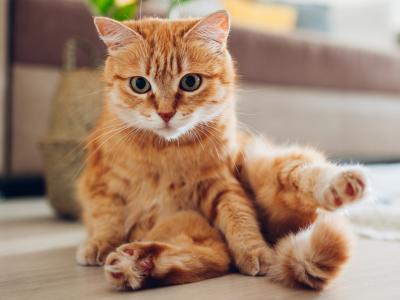
#> input picture Tareas/Tarea1/img1.jpg, 400 x 300 px
$ jupyter execute Tarea1.ipynb
#> lines starting #> are read from the running program, lines starting #| are printed output that depends on the picture; after the words box and inside, x2 and y2 are one past the last pixel; in counts of white or black regions, pixels touching at a corner belong together
<h1 style="font-size:300%; background-color:powderblue; color:red; text-align:center; line-height : 60px;">
Tarea 1</h1>
<h3>Luis Carlos Diaz Fajardo</h3>
<h3>Diego Godoy</h3>

<h3>3.Desarrollar una función para rotar de imágenes, cuyo parámetro de entrada sea el ángulo de rotación y cuya salida sea la imagen rotada y debidamente interpolada.</h3>
<p>Para rotar las imagenes se usa la formula:</p>
<br>
$\left[ \begin{array}{c} x' \\ y' \end{array} \right] =
\left[ \begin{array}{cc} cos(\theta) & -sin(\theta) \\ sin(\theta) & cos(\theta) \end{array} \right]
\left[ \begin{array}{c} x \\ y \end{array} \right]$
<br>
<p>Donde a cada pixel se le asigna una nueva posición, debido a la naturaleza continua de las funciones trigonométricas algunos pixeles de la imagen de salida quedan vacios.</p>
<table>
    <tr>
        <th style="font-size:18px; text-align:center">Imagen original</th>
        <th style="font-size:18px; text-align:center">Sin interpolación</th>
    </tr>
    <tr>
        <td></td>
        <td></td>
    </tr>
</table>
<p>Para solucionar este inconveniente es preciso interpolar los espacios vacios, para estó se implementan dos interpolaciones. En primer lugar la interpolacion de vecino cercano asigna el valor del pixel mas cercano al espacio vacio, por otro lado la interpolación bilineal toma los cuatro pixeles que están alrededor del espacio vacio y realiza un promedio.</p>
<table>
    <tr>
        <th style="font-size:18px; text-align:center">Interpolación de vecino cercano</th>
        <th style="font-size:18px; text-align:center">Interpolación bilineal</th>
    </tr>
    <tr>
        <td></td>
        <td></td>
    </tr>
</table>
<p>A primera vista no hay mucha diferencia entre ellas, pero al hacer un acercamiento se puede ver que para el caso del vecino cercano la imagen es algo pixelada y los contornos no son suaves, en cambio para la imagen con interpolación lineal se pueden ver contornos suaves y el pixelado no es tan notorio.</p>
<table width="700" border="1" text-align="center">
    <tr>
        <th style="font-size:18px; text-align:center">Sin interpolación</th>
        <th style="font-size:18px; text-align:center">Interpolación de vecino cercano</th>
        <th style="font-size:18px; text-align:center">Interpolación bilineal</th>
    </tr>
    <tr>
        <td></td>
        <td></td>
        <td></td>
    </tr>
</table>

[cell 1]
import cv2
from matplotlib import pyplot as plt
import numpy as np

def interpolate(image,x,y,method):
    if method=="nearest":
        image[x,y]=image[x,y-1]
    if method=="bilinear":
        suma=0
        cont=0
        for a in [-1,1]:
            if 0<x+a<image.shape[0]:
                suma+=image[x+a,y]
                cont+=1
            if 0<y+a<image.shape[1]:
                suma+=image[x,y+a]
                cont+=1
        image[x,y]=suma/cont

def rotateImage(inputImage, angle, interpolation):
    shape=inputImage.shape
    outputImage = np.zeros(shape)
    pixelCheck  = np.zeros(shape)
    angleRad    = np.deg2rad(angle)

    for i in range(shape[0]):
        for j in range(shape[1]):
            x=i-shape[0]/2
            y=j-shape[1]/2

            xp=np.cos(angleRad)*x-np.sin(angleRad)*y
            yp=np.sin(angleRad)*x+np.cos(angleRad)*y

            xp=xp+shape[0]/2
            yp=yp+shape[1]/2

            xp=round(xp)
            yp=round(yp)

            if 0<=xp<shape[0] and 0<=yp<shape[1]:
                outputImage[xp,yp]=inputImage[i,j]
                pixelCheck[xp,yp] = 1

    for i in range(shape[0]):
        for j in range(shape[1]):
            if pixelCheck[i,j]==0:
                validation=0
                for a in [-1,1]:
                    if 0<i+a<pixelCheck.shape[0] and pixelCheck[i+a,j]==1:
                        validation=1
                    if 0<j+a<pixelCheck.shape[1] and pixelCheck[i,j+a]==1:
                        validation=1
                if validation>0:
                    interpolate(outputImage,i,j,interpolation)
    return outputImage

img        = cv2.imread('img1.jpg',0)
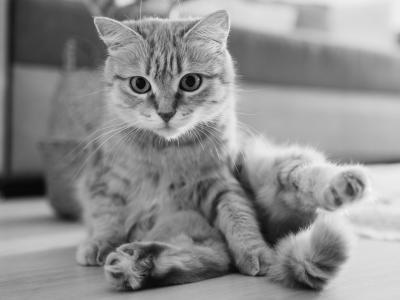
#> img: shape (300, 400); min 1, max 247, mean 141.3
imgRotNone = rotateImage(img,50,"none")
#> after the loop in rotateImage, `for i in range(shape[0]):`:
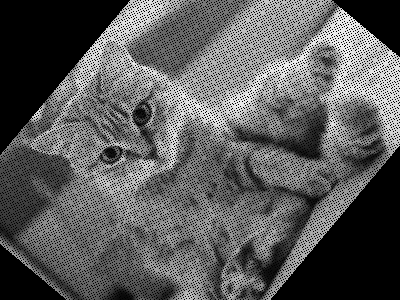
#> outputImage: shape (300, 400) float64; min 0, max 247, mean 91.3
#> after the loop in rotateImage, `for i in range(shape[0]):`:
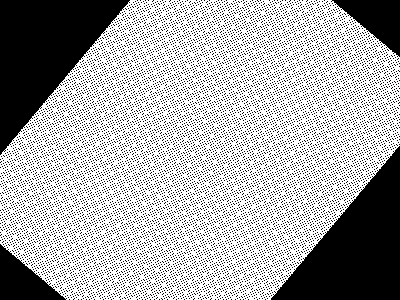
#> pixelCheck: shape (300, 400) float64; values 0 (black) and 1 (white), 66.6% white; 14178 black regions (14174 under 20 px), largest, box (x1, y1, x2, y2) and area: (0, 0, 130, 155) 10169, (271, 146, 400, 300) 10081, (331, 0, 400, 57) 1986, (0, 244, 67, 300) 1889
imgRotNear = rotateImage(img,50,"nearest")
#> call 2 of rotateImage, with angle = 50, interpolation = 'nearest'
#> after the loop in rotateImage (call 2), `for i in range(shape[0]):`:
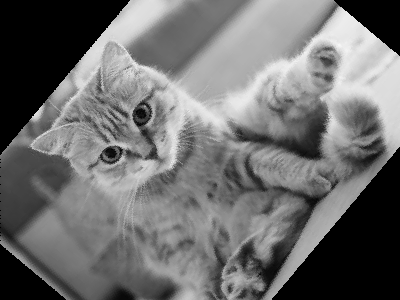
#> outputImage: shape (300, 400) float64; 13.54% of pixels changed, all inside (x1, y1, x2, y2) = (1, 0, 400, 300)
imgRotBili = rotateImage(img,50,"bilinear")
#> call 3 of rotateImage, with angle = 50, interpolation = 'bilinear'
#> after the loop in rotateImage (call 3), `for i in range(shape[0]):`:
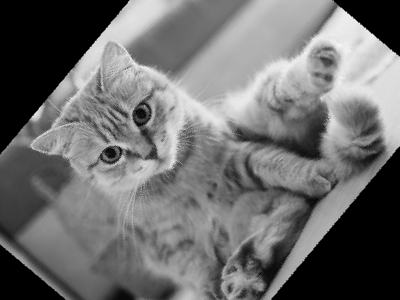
#> outputImage: shape (300, 400) float64; 13.76% of pixels changed, all inside (x1, y1, x2, y2) = (0, 0, 400, 300)

cv2.imwrite("imgOriginl.jpg",img)
cv2.imwrite("imgRotNone.jpg",imgRotNone)
cv2.imwrite("imgRotNear.jpg",imgRotNear)
cv2.imwrite("imgRotBili.jpg",imgRotBili)

cv2.imwrite("imgRotNoneZoom.jpg",imgRotNone[100:150,100:150])
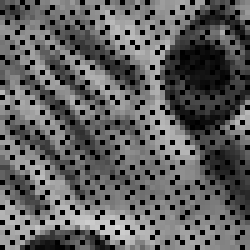
#> saved as imgRotNoneZoom.jpg: shape (50, 50) (shown 5 times larger); min 0, max 214, mean 94.8
cv2.imwrite("imgRotNearZoom.jpg",imgRotNear[100:150,100:150])
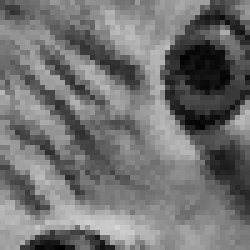
#> saved as imgRotNearZoom.jpg: shape (50, 50) (shown 5 times larger); min 1, max 214, mean 114.1
cv2.imwrite("imgRotBiliZoom.jpg",imgRotBili[100:150,100:150])
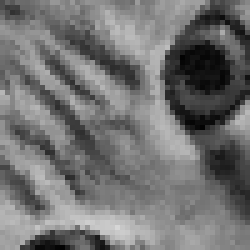
#> saved as imgRotBiliZoom.jpg: shape (50, 50) (shown 5 times larger); min 1, max 214, mean 114

plt.figure(1,figsize=[5, 5])
plt.imshow(img, cmap=plt.cm.gray)
plt.figure(2,figsize=[10, 10])
plt.imshow(imgRotNone, cmap=plt.cm.gray)
plt.figure(3,figsize=[10, 10])
plt.imshow(imgRotNear, cmap=plt.cm.gray)
plt.figure(4,figsize=[10, 10])
plt.imshow(imgRotBili, cmap=plt.cm.gray)

$ run again, with Tareas/Tarea1/rotated_image.png saved as Tareas/Tarea1/img1.jpg
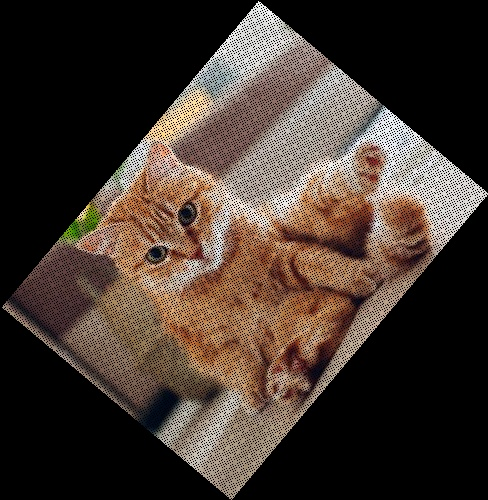
#> input picture Tareas/Tarea1/rotated_image.png, 488 x 500 px
#> after the loop in rotateImage, `for i in range(shape[0]):`:
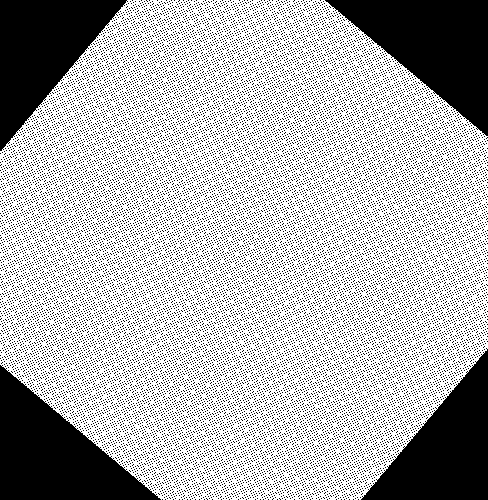
#> pixelCheck: shape (500, 488) float64; values 0 (black) and 1 (white), 69.2% white; 30030 black regions (30026 under 20 px), largest, box (x1, y1, x2, y2) and area: (325, 0, 488, 136) 11216, (0, 365, 161, 500) 10982, (0, 0, 128, 151) 9757, (361, 348, 488, 500) 9677
#> `cv2.imwrite("imgRotBiliZoom.jpg",imgRotBili[100:150,100:150])`:
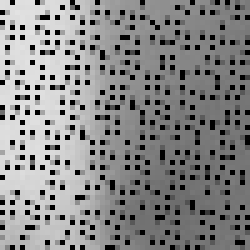
#> saved as imgRotBiliZoom.jpg: shape (50, 50) (shown 5 times larger); min 0, max 227, mean 133
